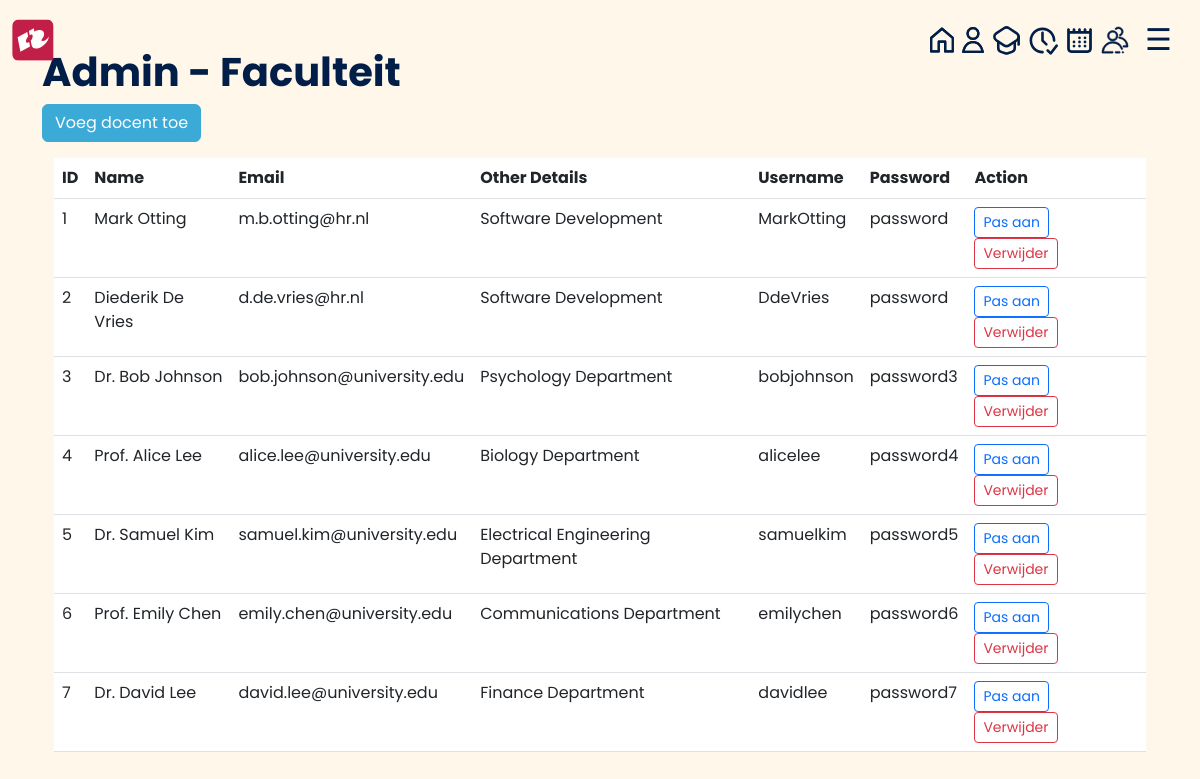
/admin/faculties (signed in), run on an earlier commit of the app's database.
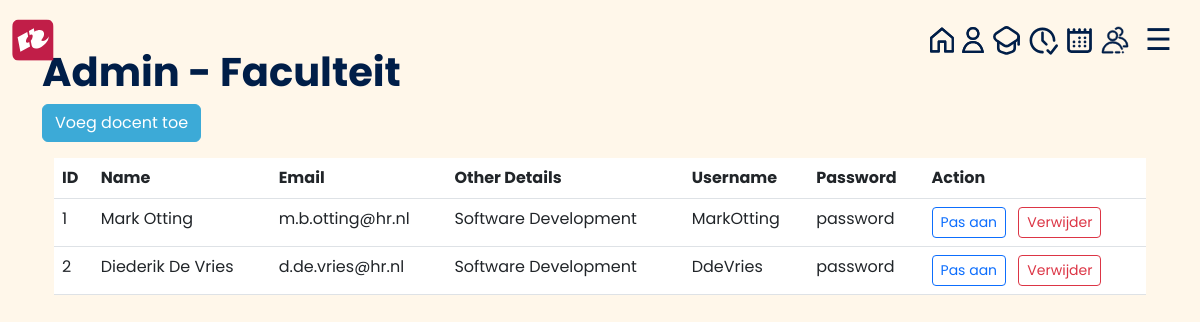
And on a later commit of the database.
### tables this page shows
CREATE TABLE faculty
                  (faculty_id INTEGER PRIMARY KEY,
                   faculty_name TEXT,
                   faculty_email TEXT,
                   other_details TEXT,
                   Username TEXT,
                   Password TEXT);

### lib/admin_routes.py (the view)
@admin.route('/admin/faculties', methods=['GET'])
def admin_faculties():
    if 'admin_logged_in' in session:
        c.execute("SELECT * FROM Faculty")
        faculties = c.fetchall()
        return render_template('admin/admin_faculties.html', faculties=faculties)
    else:
        return redirect(url_for('index'))

### templates/admin/admin_faculties.html (shortened to what this page needs)
{% extends "base5.html" %}
{% block content %}
<head>
    <link href="https://cdn.jsdelivr.net/npm/bootstrap@5.3.0-alpha1/dist/css/bootstrap.min.css" rel="stylesheet">
    <link rel="stylesheet" href="{{ url_for('static', filename='/admin_dashboard.css') }}">
</head>
<body>
    <h1 class="fw-bold">Admin - Faculteit</h1>
    <a href="/admin/faculties/add" class="btn btn-primary mb-3">Voeg docent toe</a>
    <div class="container">
      <table class="table table-hover">
        <thead>
          <tr>
            <th>ID</th>
            <th>Name</th>
            <th>Email</th>
            <th>Other Details</th>
            <th>Username</th>
            <th>Password</th>
            <th>Action</th>
          </tr>
        </thead>
        <tbody>
          {% for faculty in faculties %}
            <tr>
              <td>{{ faculty[0] }}</td>
              <td>{{ faculty[1] }}</td>
              <td>{{ faculty[2] }}</td>
              <td>{{ faculty[3] }}</td>
              <td>{{ faculty[4] }}</td>
              <td>{{ faculty[5] }}</td>
              <td>
                <a href="/admin/faculties/update/{{ faculty[0] }}" class="btn btn-outline-primary btn-sm me-2">Pas aan</a>
                <form action="/admin/faculties/delete" method="post" class="d-inline">
                  <button type="submit" class="btn btn-outline-danger btn-sm">Verwijder</button>
                </form>
              </td>
            </tr>
          {% endfor %}
        </tbody>
      </table>
    </div>
{% endblock %}

### templates/base5.html (shortened to what this page needs)
<!DOCTYPE html>
<html>
<head>
    <link href="https://cdn.jsdelivr.net/npm/bootstrap@5.3.0-alpha1/dist/css/bootstrap.min.css" rel="stylesheet">
    <link rel="stylesheet" href="{{ url_for('static', filename='/admin_dashboard.css') }}">
</head>
<body>
	<nav style="z-index: 1;" class="navbar navbar-expand-lg fixed-top navbar-scroll">
		<div class="container-fluid">
			<ul class="navbar-nav ml-auto">
				<li class="nav-item d-flex">
					<a class="navbar-brand logo_button" href="https://www.hogeschoolrotterdam.nl/"><img class="logo" src="{{ url_for('static', filename='images/logo.svg') }}" name="HomeButton" action="/main"></a>
				</li>
			</ul>
				<ul class="navbar-nav mr-auto">
					<li class="nav-item d-flex align-items-center">
						<a href="{{ url_for('admin') }}" class="button" title="Dashboard" href="#">
						</a>
					</li>
					<li class="nav-item d-flex align-items-center">
						<a href="{{ url_for('admin.admin_students') }}"class="button" title="Studenten" href="#">
						</a>
					</li>
                    <li class="nav-item d-flex align-items-center">
						<a href="{{ url_for('admin.admin_faculties') }}"class="button" title="Faculty" href="#">
						</a>
					</li>
					<li class="nav-item d-flex align-items-center">
						<a href="{{ url_for('admin.admin_attendance') }}"class="button" title="Aanwezigheid" href="#">
						</a>
					</li>
					<li class="nav-item d-flex align-items-center">
						<a href="{{ url_for('admin.admin_meetings') }}"class="button" title="Meetings" href="#">
						</a>
					</li>
					<li class="nav-item d-flex align-items-center">
						<a href="{{ url_for('admin.admin_classes') }}"class="button" title="Klassen" href="#">
						</a>
					</li>
					<li class="nav-item d-flex">
						<div id="main">
							<span style="font-size:30px;cursor:pointer" onclick="openNav()" title="Menu">&#9776;</span>
					  	</div>
					</li>
				</ul>
			</div>
	</nav>
    <main class="container mt-5">
        {% block content %}{% endblock %}
    </main>
        </body>
</html>

### static/admin_dashboard.css (style rules this page uses)
* { -webkit-font-smoothing: antialiased; }
html { font-family: "Poppins", sans-serif; }
body { background-color: #fff7ea; font-family: "Poppins", sans-serif; color: #001e48; transition: background-color .5s; }
.navbar { height: 80px; }
nav .container-fluid { width: 1600px; }
nav { background-color: transparent; color: #001e48; }
.logo { width: 42px; }
.button { width: auto; height: auto; background-color: transparent; border-radius: 20px; transition: 0.3s; padding-left: 5px; }
#main { transition: margin-right .5s; padding: 16px; }
.btn-primary { background-color: #3caad7; border-color: #3caad7; }

What changed in the data, as far as the page shows it:
removed faculty: faculty_id "3", faculty_name "Dr. Bob Johnson", faculty_email "bob.johnson@university.edu", other_details "Psychology Department", Username "bobjohnson", Password "password3"
removed faculty: faculty_id "4", faculty_name "Prof. Alice Lee", faculty_email "alice.lee@university.edu", other_details "Biology Department", Username "alicelee", Password "password4"
removed faculty: faculty_id "5", faculty_name "Dr. Samuel Kim", faculty_email "samuel.kim@university.edu", other_details "Electrical Engineering Department", Username "samuelkim", Password "password5"
removed faculty: faculty_id "6", faculty_name "Prof. Emily Chen", faculty_email "emily.chen@university.edu", other_details "Communications Department", Username "emilychen", Password "password6"
removed faculty: faculty_id "7", faculty_name "Dr. David Lee", faculty_email "david.lee@university.edu", other_details "Finance Department", Username "davidlee", Password "password7"
